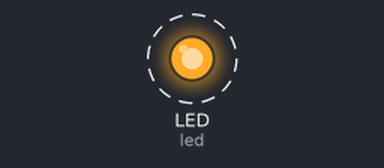
Simulated run of this program. Board: CircuitPython board. Parts: output pins drawn as LEDs (lit = HIGH). Dashed ring = blinking. What the program prints to the serial console is not drawn.

Above: at 0.5 s.
Timing chart, 0 to 4.6 s (numbered marks = the images above):
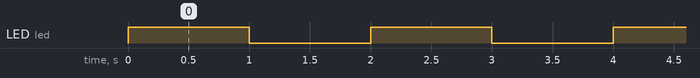

Measured:
- by itself, LED (led): alternates HIGH for 1.0 s and LOW for 1.0 s

The program:

blink.py
```python
# general blink routine
# should work on all boards with an "LED" pin defined in firmware
#
# M.Holliday

import board
import time
from digitalio import DigitalInOut, Direction, Pull

# Built in LEDs
led = DigitalInOut(board.LED)
led.direction = Direction.OUTPUT


######################### MAIN LOOP ##############################
delay = 1
i = 0
while True:
  print(i)
  led.value = 1
  time.sleep(delay) # make bigger to slow down
  led.value = 0
  time.sleep(delay) # make bigger to slow down
  i += 1
```
